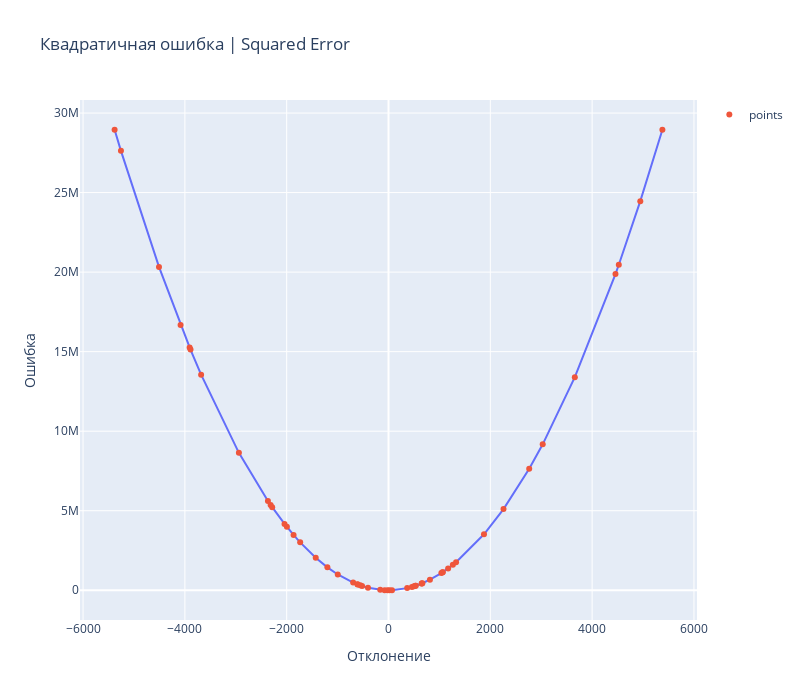

This figure's notebook cell:
### Markdown cell above
Чтобы убедиться, что ошибка действительно симметричная давай зафиксируем диапазон отклонения, например будем рассматривать только от $[-5.5k, 5.5k]$

### Code cell
error_threshold = 5500
squared_error_threshold = 30*10**6

metrics_results_cut = metrics_results[metrics_results['error'] <= error_threshold]
metrics_results_cut = metrics_results_cut[metrics_results_cut['error_squared'] <= squared_error_threshold]

fig = px.line(
    metrics_results_cut,
    x="error",
    y="error_squared",
    title="Mean Squared Error",
    labels={"error": "Отклонение", "error_squared": "Ошибка"}
)

fig.add_scatter(
    x=metrics_results_cut["error"], y=metrics_results_cut["error_squared"], mode="markers", name="points"
)

fig.update_layout(
    height=700, width=800,
    title_text="Квадратичная ошибка | Squared Error",
    showlegend=True
)
